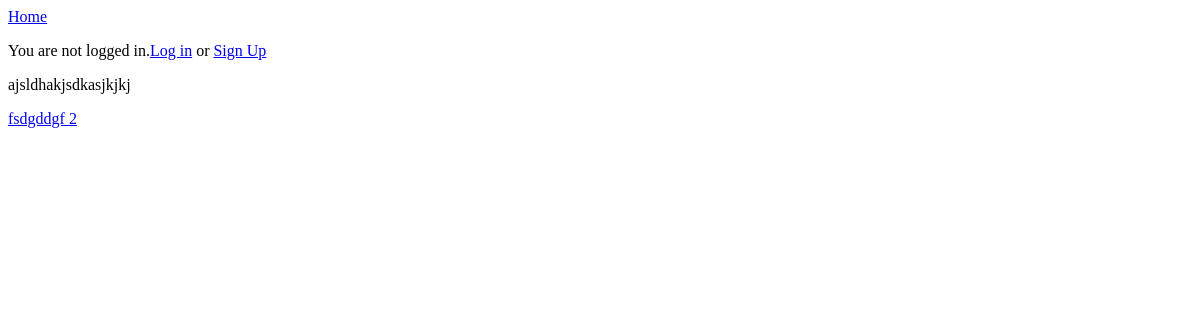
The app's page /, older data.
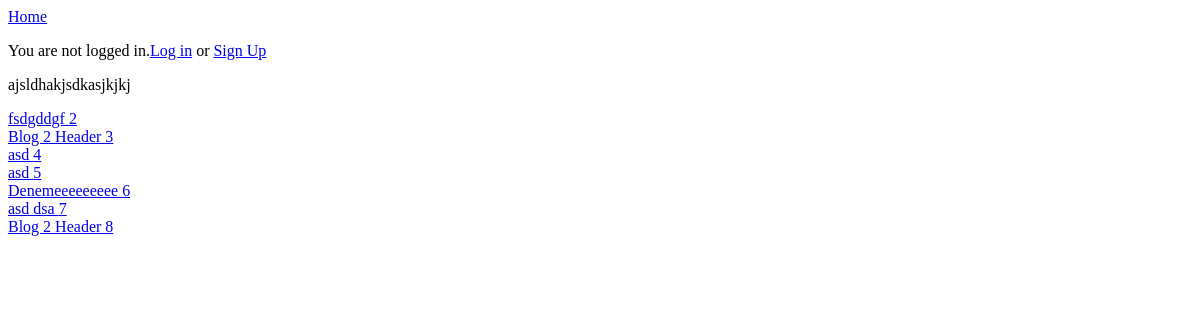
The same page, newer data.
### blogs/models.py (models this page shows, shortened)
class Blog(models.Model):
    header = models.CharField(max_length=50)
    creation_time = models.DateTimeField(auto_now_add= True)
    content_text = RichTextField(blank=True, null=True)
    user = models.ForeignKey(get_user_model(), on_delete=models.CASCADE)

### blogs/views.py (the view)
# urls.py: path('', IndexView.as_view(), name='index'),
class IndexView(ListView):
    model = Blog
    template_name = "blogs/index.html"
    context_object_name = 'blog_list'

### blogs/templates/blogs/index.html
{% extends 'base.html' %}
{% block content %}
    {% if user.is_authenticated %}
    <p>Hi {{ user.username }}</p>
        <p><a href="{% url 'logout' %}">Log out</a></p>
        <p><a href="{% url 'create_blog' %}">Create a Blog</a></p>
     {% else %}
        <p>You are not logged in.<a href="{% url 'login' %}">Log in</a> or <a href="{% url 'signup' %}">Sign Up</a></p>
    {% endif %}
    <p>ajsldhakjsdkasjkjkj</p>
    {% for object in blog_list %}
        <div>
             <a href={% url 'edit_blog' object.id %}>{{ object.header }} {{ object.id }}</a>
        </div>
    {% endfor %}
{% endblock %}

### templates/base.html (shortened to what this page needs)
<!DOCTYPE html>
<html lang="en">
<head>
</head>
<body>
 {% include 'navbar.html' %}
 {% block content %}
 {% endblock %}
</body>
</html>

### templates/navbar.html
{% block header %}
<nav>
    <a href="{% url 'index' %}">Home</a>
</nav>
{% endblock %}

Row changes from the older to the newer data that the page shows:
added Blog: header "Blog 2 Header", id "3"
added Blog: header "asd", id "4"
added Blog: header "asd", id "5"
added Blog: header "Denemeeeeeeeee", id "6"
added Blog: header "asd dsa", id "7"
added Blog: header "Blog 2 Header", id "8"
